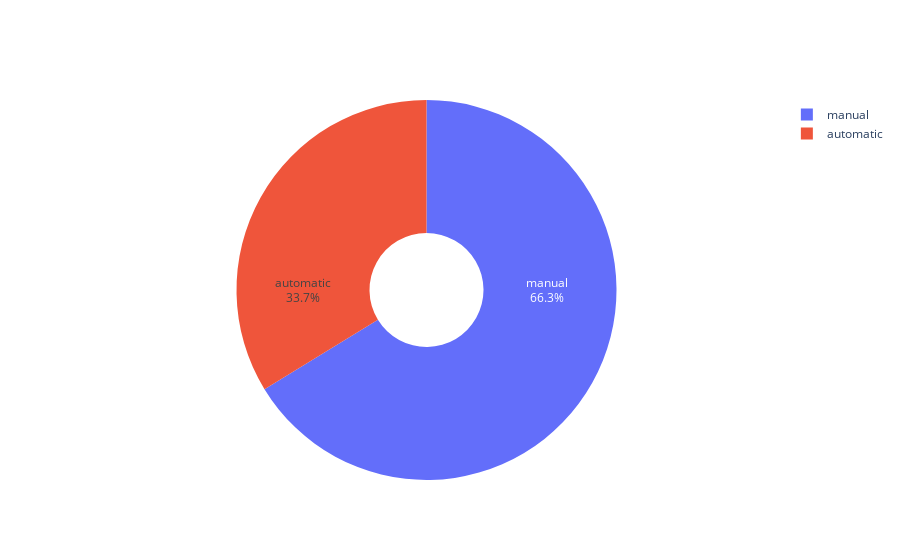

This figure's notebook cell:
### Code cell
# Distribution of transmission
data_pie = df['transmission'].value_counts()

fig = go.Figure(data=[go.Pie(labels=data_pie.index, values=data_pie.tolist(), textinfo='label+percent',insidetextorientation='radial')])

fig.update_traces(hole=.3, hoverinfo="label+percent+name")

### Figure 1 — Plotly figure (JSON) as saved in the notebook; plotly's stock layout.template omitted (floating-point values rounded to 4 significant figures)
{"data": [{"hole": 0.3, "hoverinfo": "label+percent+name", "insidetextorientation": "radial", "labels": ["manual", "automatic"], "textinfo": "label+percent", "type": "pie", "values": [4042, 2059]}], "layout": {}}
